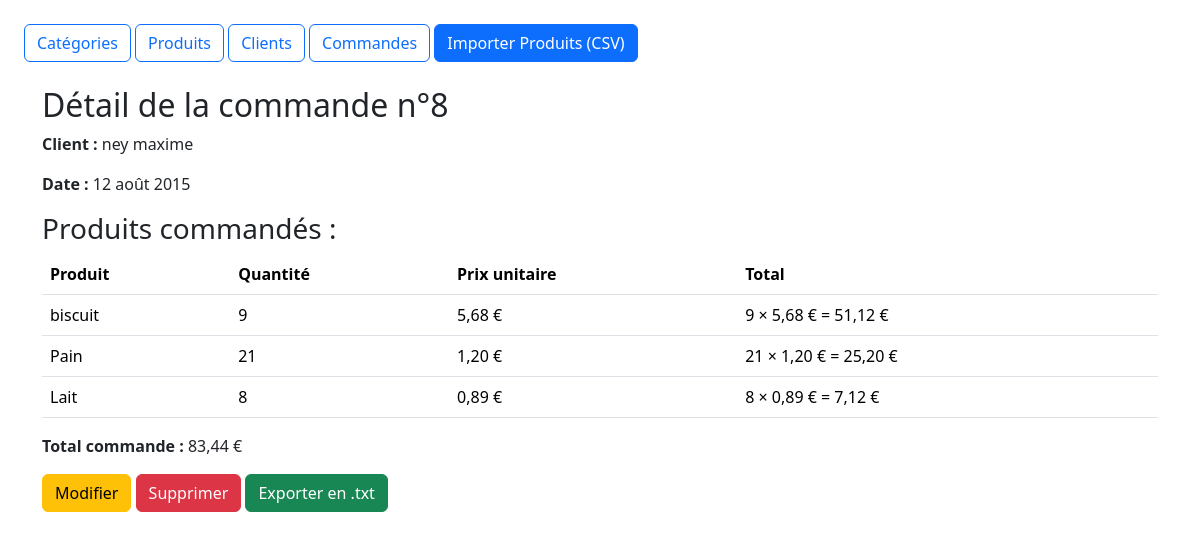
Page /driveapp/commande/14/ on the committed database.
### driveapp/models.py (models this page shows, shortened)
class Commande(models.Model):
    id_commandes = models.AutoField(primary_key=True)
    numero_commande = models.DecimalField(max_digits=10, decimal_places=0)
    id_client = models.ForeignKey(Client, on_delete=models.CASCADE, db_column='id_client')
    date = models.DateField()

class Client(models.Model):
    id_clients = models.AutoField(primary_key=True)
    nom = models.CharField(max_length=255)
    prenom = models.CharField(max_length=255)
    date_inscription = models.DateField()
    adresse = models.CharField(max_length=255)

class CommandeProduit(models.Model):
    id_commande = models.ForeignKey(Commande, on_delete=models.CASCADE, db_column='id_commande')
    id_produit = models.ForeignKey(Produit, on_delete=models.CASCADE, db_column='id_produit')
    quantite = models.IntegerField()
    class Meta:
        db_table = 'commande_produits'
        unique_together = (('id_commande', 'id_produit'),)  # Corrigé le nom du champ

class Produit(models.Model):
    id_produits = models.AutoField(primary_key=True)
    nom = models.CharField(max_length=255)
    date_de_peremption = models.DateField()
    photo = models.ImageField(
        upload_to='produits_photos/',
        blank=True,
        null=True
    )  # BinaryField() si vous stockez en BLOB
    marque = models.CharField(max_length=255)
    prix = models.DecimalField(max_digits=10, decimal_places=2)  # Meilleur que FloatField pour les prix
    id_categorie_produit = models.ForeignKey(CategorieProduit, on_delete=models.CASCADE)

### driveapp/views.py (the view)
# urls.py: path('commande/<int:pk>/', views.detail_commande, name='detail_commande'),
def detail_commande(request, pk):
    commande = get_object_or_404(Commande, pk=pk)
    lignes = CommandeProduit.objects.filter(id_commande=commande)
    total = sum(ligne.id_produit.prix * ligne.quantite for ligne in lignes)
    for ligne in lignes:
        ligne.sous_total = ligne.quantite * ligne.id_produit.prix
    return render(request, 'driveapp/commande/detail.html', {
        'commande': commande,
        'lignes': lignes,
        'total': total
    })

### driveapp/templates/driveapp/commande/detail.html (shortened to what this page needs)
{% extends 'driveapp/base.html' %}
{% block content %}
<h2>Détail de la commande n°{{ commande.numero_commande }}</h2>
<p><strong>Client :</strong> {{ commande.id_client.nom }} {{ commande.id_client.prenom }}</p>
<p><strong>Date :</strong> {{ commande.date }}</p>
<h3>Produits commandés :</h3>
<table class="table">
    <thead>
        <tr>
            <th>Produit</th>
            <th>Quantité</th>
            <th>Prix unitaire</th>
            <th>Total</th>
        </tr>
    </thead>
    <tbody>
        {% for ligne in lignes %}
        <tr>
            <td>{{ ligne.id_produit.nom }}</td>
            <td>{{ ligne.quantite }}</td>
            <td>{{ ligne.id_produit.prix }} €</td>
            <td>{{ ligne.quantite }} × {{ ligne.id_produit.prix }} € = {{ ligne.sous_total|floatformat:2 }} €</td>
        </tr>
        {% endfor %}
    </tbody>
</table>
<p><strong>Total commande :</strong> {{ total }} €</p>
<a href="{% url 'modifier_commande' commande.pk %}" class="btn btn-warning">Modifier</a>
<form method="post" action="{% url 'supprimer_commande' commande.pk %}" style="display:inline;">
    <button type="submit" class="btn btn-danger">Supprimer</button>
</form>
<a href="{% url 'exporter_commande_txt' commande.pk %}" class="btn btn-success">Exporter en .txt</a>
{% endblock %}

### driveapp/templates/driveapp/base.html (shortened to what this page needs)
<!DOCTYPE html>
<html lang="fr">
<head>
    <link rel="stylesheet" href="https://cdn.jsdelivr.net/npm/bootstrap@5.3.3/dist/css/bootstrap.min.css">
</head>
<body class="p-4">
    <nav class="mb-4">
        <a href="{% url 'liste_categories' %}" class="btn btn-outline-primary">Catégories</a>
        <a href="{% url 'liste_produits' %}" class="btn btn-outline-primary">Produits</a>
        <a href="{% url 'liste_clients' %}" class="btn btn-outline-primary">Clients</a>
        <a href="{% url 'liste_commandes' %}" class="btn btn-outline-primary">Commandes</a>
        <a href="{% url 'importer_produits' %}" class="btn btn-primary">Importer Produits (CSV)</a>
    </nav>
    <div class="container">
        {% block content %}{% endblock %}
    </div>
</body>
</html>

### rows in the picture
Commande: numero_commande "8", id_client.nom "ney", id_client.prenom "maxime", date "12 août 2015"
CommandeProduit: id_produit.nom "biscuit", quantite "9", id_produit.prix "5,68", sous_total "51,12"
CommandeProduit: id_produit.nom "Pain", quantite "21", id_produit.prix "1,20", sous_total "25,20"
CommandeProduit: id_produit.nom "Lait", quantite "8", id_produit.prix "0,89", sous_total "7,12"

### other values in the picture
{{ total }} "83,44"
